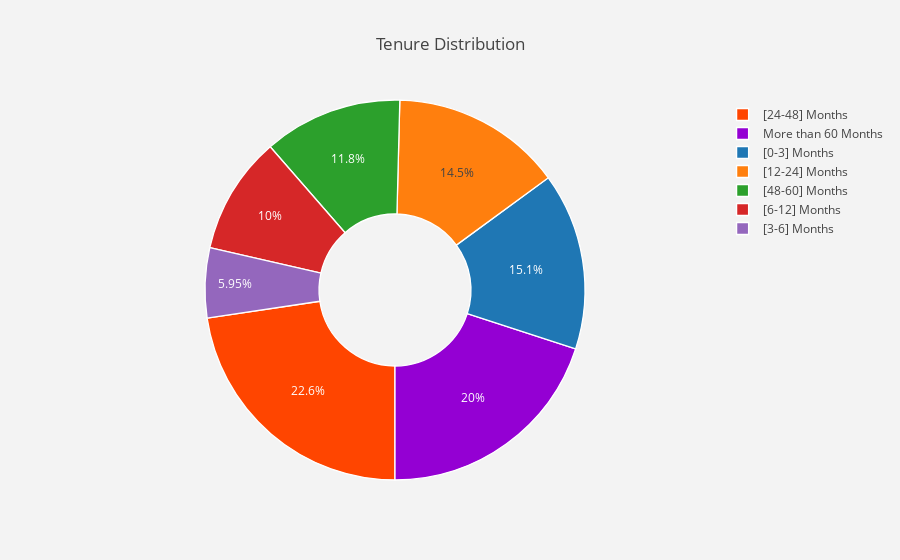

The cell this chart's notebook holds for it:
### Code cell
lab = tlc_db["tenure_grouped"].value_counts().keys().tolist()
#values
val = tlc_db["tenure_grouped"].value_counts().values.tolist()

trace = pgo.Pie(labels = lab ,
               values = val ,
               marker = dict(colors =  [ 'orangered' ,'darkviolet'],
                             line = dict(color = "white",
                                         width =  1.3)
                            ),
               rotation = 180,
               hoverinfo = "label+value+text",
               hole = .4
              )
layout = pgo.Layout(dict(title = "Tenure Distribution",
                        plot_bgcolor  = "rgb(243,243,243)",
                        paper_bgcolor = "rgb(243,243,243)",
                       )
                  )

data = [trace]
fig = pgo.Figure(data = data,layout = layout)
py.iplot(fig)

### Figure 1 — Plotly figure (JSON) as saved in the notebook; plotly's stock layout.template omitted (floating-point values rounded to 4 significant figures)
{"data": [{"hole": 0.4, "hoverinfo": "label+value+text", "labels": ["[24-48] Months", "More than 60 Months", "[0-3] Months", "[12-24] Months", "[48-60] Months", "[6-12] Months", "[3-6] Months"], "marker": {"colors": ["orangered", "darkviolet"], "line": {"color": "white", "width": 1.3}}, "rotation": 180, "type": "pie", "uid": "67ab0693-a73b-42e3-91be-c92af754427a", "values": [1594, 1407, 1062, 1024, 832, 705, 419]}], "layout": {"paper_bgcolor": "rgb(243,243,243)", "plot_bgcolor": "rgb(243,243,243)", "title": {"text": "Tenure Distribution"}}}
